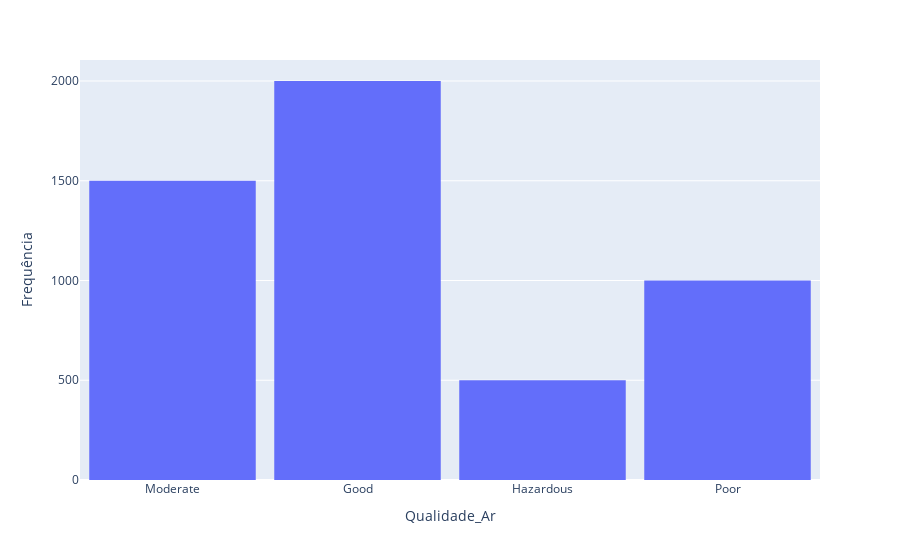

Write notebook code for a chart like this one.
### Markdown cell above
#### Coluna Categórica / Coluna Alvo

### Code cell
criar_histograma("Qualidade_Ar")

### Figure 1 — Plotly figure (JSON) as saved in the notebook; plotly's stock layout.template omitted (floating-point values rounded to 4 significant figures; data arrays with more than 128 entries replaced by an {"elided": "..."} marker saying what was removed)
{"data": [{"alignmentgroup": "True", "bingroup": "x", "hovertemplate": "Qualidade_Ar=%{x}<br>count=%{y}<extra></extra>", "legendgroup": "", "marker": {"color": "#636efa", "pattern": {"shape": ""}}, "name": "", "nbinsx": 100, "offsetgroup": "", "orientation": "v", "showlegend": false, "type": "histogram", "x": {"elided": "5000 str values"}, "xaxis": "x", "yaxis": "y"}], "layout": {"bargap": 0.1, "barmode": "relative", "legend": {"tracegroupgap": 0}, "margin": {"t": 60}, "xaxis": {"anchor": "y", "domain": [0, 1], "title": {"text": "Qualidade_Ar"}}, "yaxis": {"anchor": "x", "domain": [0, 1], "title": {"text": "Frequência"}}}}
